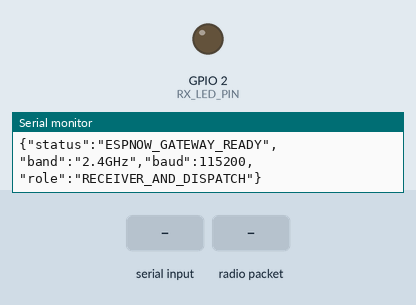
Bench run of a sketch on a simulated ESP32. Parts: output pins drawn as LEDs (lit = HIGH), the last lines printed to the serial monitor. The inputs (shaded band) are chosen by the test bench.

Above: at 2.1 s.
2.2 s: "1\n" received over Serial
At 3.4 s:
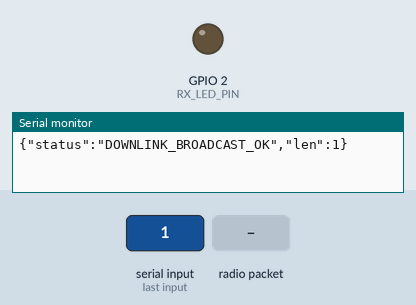
3.7 s: radio packet "1" arrives
At 4.5 s:
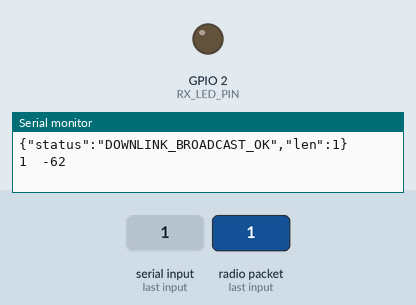
Timing chart, 0 to 6.7 s (numbered marks = the images above; inputs shaded):
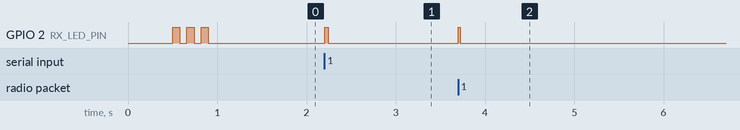

Measured:
- after the input at 2.2 s, GPIO 2 (RX_LED_PIN): LOW → HIGH at once, → LOW 0.04 s later
- after the input at 3.7 s, GPIO 2 (RX_LED_PIN): LOW → HIGH at once, → LOW 0.02 s later

The sketch:

receiver_esp32_espnow.ino
```cpp
// ============================================================================
// CrowdShield Command Center Gateway Firmware (ESP32 DevKit)
// Connection: Plugged directly into Command Center Laptop via USB Cable (115200 baud)
// Protocol: 2.4GHz ESP-NOW Wireless Mesh Receiver & Downlink Transmitter
// No LoRa required! Zero configuration plug-and-play gateway.
// ============================================================================
//
// FUNCTIONALITY:
// 1. Receives wireless 2.4GHz ESP-NOW packets from all Zonal ESP32 nodes (Zones 1, 2, 3).
// 2. Streams each JSON telemetry line out USB Serial to Python (serial_reader.py).
// 3. Listens on USB Serial for operator warning dispatch commands from the web app.
// 4. Immediately broadcasts downlink reply packets over ESP-NOW to all zonal nodes.
// ============================================================================

#include <esp_now.h>
#include <WiFi.h>

#define RX_LED_PIN 2  // Onboard blue LED (GPIO 2 on most ESP32 DevKit boards)

// Universal broadcast MAC address (FF:FF:FF:FF:FF:FF)
uint8_t broadcastAddress[] = {0xFF, 0xFF, 0xFF, 0xFF, 0xFF, 0xFF};

// ESP-NOW Receive Callback (Supports both ESP32 Core 2.x and Core 3.x)
#if defined(ESP_ARDUINO_VERSION_MAJOR) && (ESP_ARDUINO_VERSION_MAJOR >= 3)
void onDataRecv(const esp_now_recv_info_t *info, const uint8_t *incomingData, int len) {
  int rssi = (info && info->rx_ctrl) ? info->rx_ctrl->rssi : -62;
#else
void onDataRecv(const uint8_t *mac, const uint8_t *incomingData, int len) {
  int rssi = -62;
#endif
  if (len <= 0) return;

  char buffer[256];
  int copyLen = (len < 255) ? len : 255;
  memcpy(buffer, incomingData, copyLen);
  buffer[copyLen] = '\0';

  // Output to Laptop USB Serial in standard format: JSON \t RSSI
  Serial.print(buffer);
  Serial.print("\t");
  Serial.println(rssi);

  // Quick activity flash
  digitalWrite(RX_LED_PIN, HIGH);
  delayMicroseconds(20000);
  digitalWrite(RX_LED_PIN, LOW);
}

void setup() {
  Serial.begin(115200);
  delay(500);

  pinMode(RX_LED_PIN, OUTPUT);
  digitalWrite(RX_LED_PIN, LOW);

  // Wi-Fi Station Mode for ESP-NOW
  WiFi.mode(WIFI_STA);
  WiFi.disconnect();

  if (esp_now_init() != ESP_OK) {
    Serial.println("{\"status\":\"ESPNOW_GATEWAY_INIT_FAILED\"}");
    while (true) {
      digitalWrite(RX_LED_PIN, !digitalRead(RX_LED_PIN));
      delay(150);
    }
  }

  // Register Receive Callback
  esp_now_register_recv_cb(onDataRecv);

  // Register Broadcast Peer
  esp_now_peer_info_t peerInfo = {};
  memcpy(peerInfo.peer_addr, broadcastAddress, 6);
  peerInfo.channel = 0;
  peerInfo.encrypt = false;

  if (esp_now_add_peer(&peerInfo) != ESP_OK) {
    Serial.println("{\"status\":\"GATEWAY_PEER_ADD_FAILED\"}");
  }

  // Startup indication
  for (int i = 0; i < 3; i++) {
    digitalWrite(RX_LED_PIN, HIGH); delay(80);
    digitalWrite(RX_LED_PIN, LOW); delay(80);
  }

  Serial.println("{\"status\":\"ESPNOW_GATEWAY_READY\",\"band\":\"2.4GHz\",\"baud\":115200,\"role\":\"RECEIVER_AND_DISPATCH\"}");
}

void loop() {
  // Check for downlink operator commands sent from Laptop Python over USB Serial
  if (Serial.available()) {
    String cmd = Serial.readStringUntil('\n');
    cmd.trim();

    if (cmd.length() > 0) {
      // Broadcast downlink command out over 2.4GHz ESP-NOW to all zonal field nodes
      esp_err_t res = esp_now_send(broadcastAddress, (uint8_t*)cmd.c_str(), cmd.length());

      // Pulse LED to confirm transmission
      digitalWrite(RX_LED_PIN, HIGH);
      delay(40);
      digitalWrite(RX_LED_PIN, LOW);

      if (res == ESP_OK) {
        Serial.printf("{\"status\":\"DOWNLINK_BROADCAST_OK\",\"len\":%d}\n", cmd.length());
      } else {
        Serial.println("{\"status\":\"DOWNLINK_BROADCAST_ERR\"}");
      }
    }
  }

  delay(5);
}
```
